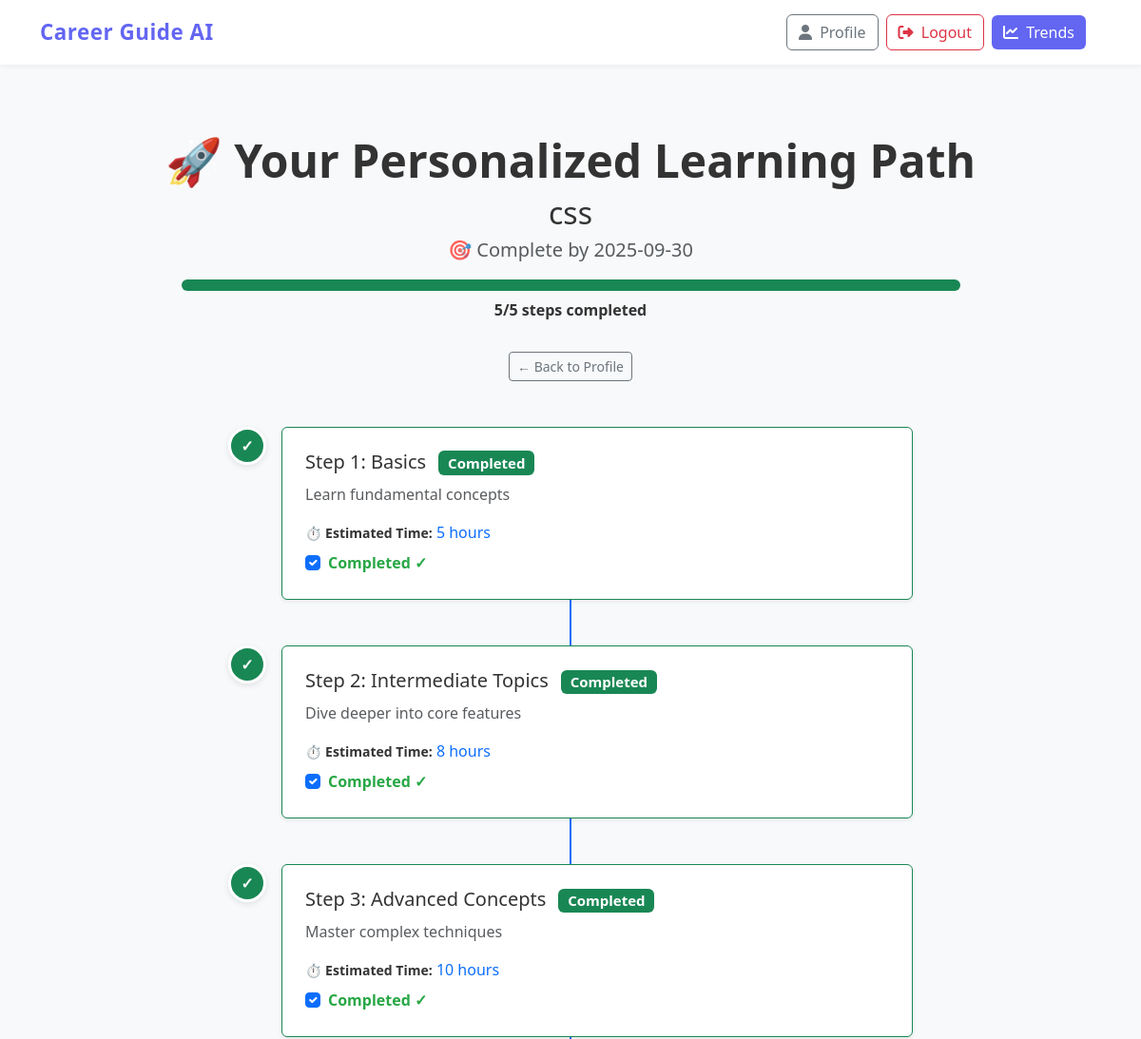
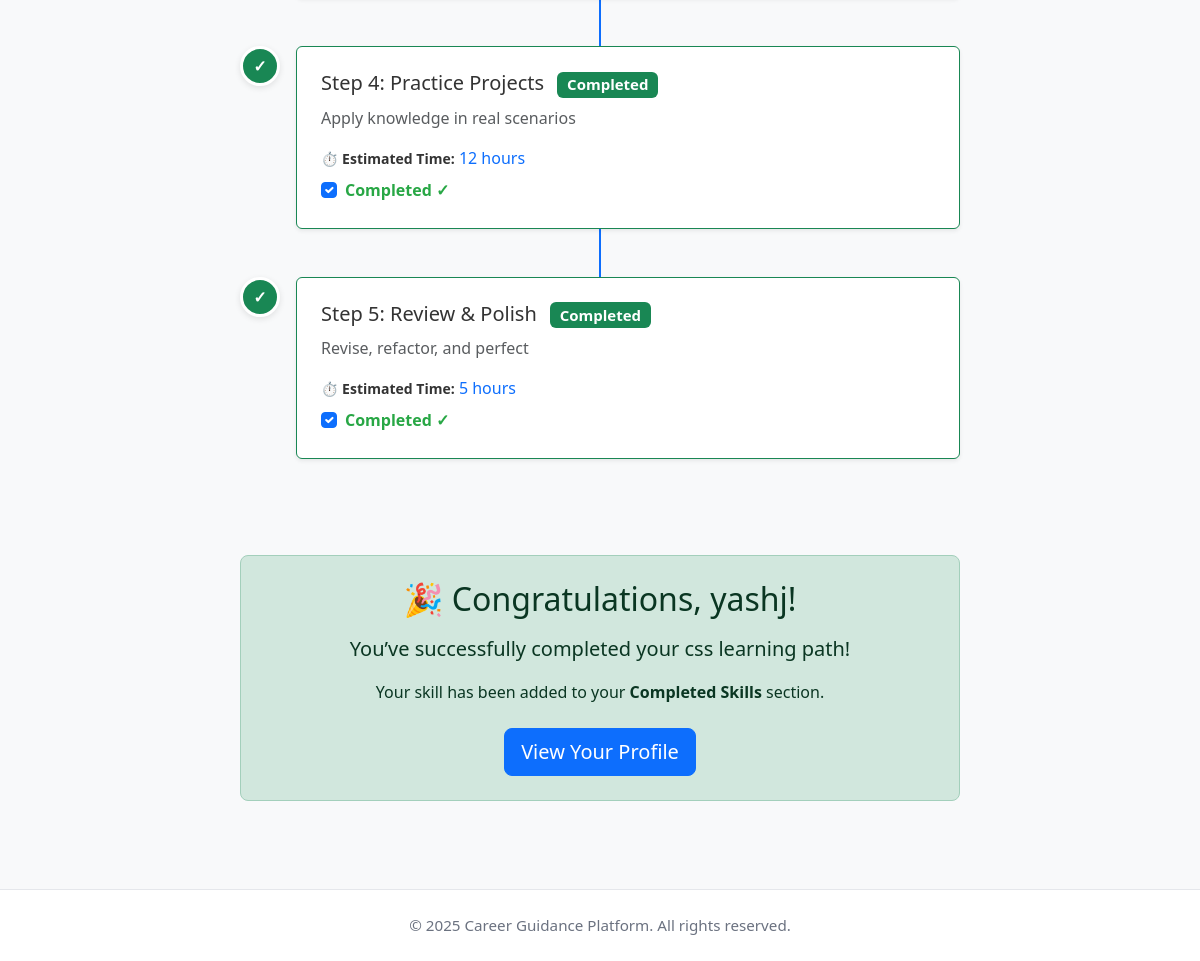
The page /learning_roadmap/10 (signed in) on the database its author committed (2 pictures, top to bottom).
### tables this page shows
CREATE TABLE user_goals (
        id INTEGER PRIMARY KEY AUTOINCREMENT,
        user_id INTEGER NOT NULL,
        skill_name TEXT NOT NULL,
        target_date DATE,
        created_at DATETIME DEFAULT CURRENT_TIMESTAMP,
        status TEXT DEFAULT 'active',
        completed_at DATETIME
    );

CREATE TABLE user_roadmap_steps (
        id INTEGER PRIMARY KEY AUTOINCREMENT,
        goal_id INTEGER NOT NULL,
        step_title TEXT NOT NULL,
        description TEXT,
        estimated_hours INTEGER,
        order_index INTEGER,
        completed BOOLEAN DEFAULT 0,
        completed_at DATETIME,
        FOREIGN KEY(goal_id) REFERENCES user_goals(id) ON DELETE CASCADE
    );

### app.py (the view)
@app.route("/learning_roadmap/<int:goal_id>")
def learning_roadmap(goal_id):
    if "user_id" not in session:
        return redirect(url_for("login"))
    try:
        conn = sqlite3.connect(DB_PATH)
        c = conn.cursor()
        c.execute("""
            SELECT id, skill_name, target_date, status, created_at,
                   (SELECT COUNT(*) FROM user_roadmap_steps WHERE goal_id = user_goals.id) as total_steps,
                   (SELECT COUNT(*) FROM user_roadmap_steps WHERE goal_id = user_goals.id AND completed = 1) as completed_steps
            FROM user_goals
            WHERE id = ? AND user_id = ?
        """, (goal_id, session["user_id"]))
        goal_row = c.fetchone()
        if not goal_row:
            flash("Goal not found or access denied.", "error")
            return redirect(url_for("profile"))
        goal = {
            "id": goal_row[0],
            "skill_name": goal_row[1],
            "target_date": goal_row[2],
            "status": goal_row[3],
            "created_at": goal_row[4],
            "total_steps": goal_row[5],
            "completed_steps": goal_row[6],
            "progress_percent": int(goal_row[6] / goal_row[5] * 100) if goal_row[5] > 0 else 0,
            "pace": classify_learning_pace({
                "total_steps": goal_row[5],
                "completed_steps": goal_row[6],
                "created_at": goal_row[4],
                "target_date": goal_row[2]
            })
        }
        c.execute("""
            SELECT id, step_title, description, estimated_hours, completed
            FROM user_roadmap_steps
            WHERE goal_id = ?
            ORDER BY order_index
        """, (goal_id,))
        steps = []
        for row in c.fetchall():
            steps.append({
                "id": row[0],
                "step_title": row[1],
                "description": row[2],
                "estimated_hours": row[3],
                "completed": bool(row[4])
            })
        conn.close()
        return render_template("learning_roadmap.html", goal=goal, roadmap_steps=steps)
    except sqlite3.Error as e:
        print(f"Database error in learning_roadmap: {e}")
        flash("Error loading roadmap.", "error")
        return redirect(url_for("profile"))

### templates/learning_roadmap.html (shortened to what this page needs)
{% extends "layout.html" %}
{% block content %}
<div class="container py-5">
    <div class="text-center mb-5">
        <h1 class="display-5 fw-bold">🚀 Your Personalized Learning Path</h1>
        <h2 class="mb-1">{{ goal.skill_name }}</h2>
        <p class="lead text-muted">
            {% if goal.target_date %}🎯 Complete by {{ goal.target_date }}{% else %}📅 No deadline set{% endif %}
        </p>
        <div class="progress w-75 mx-auto mt-3" style="height: 12px; border-radius: 6px;">
            <div class="progress-bar bg-success" role="progressbar" style="width: {{ goal.progress_percent }}%" aria-valuenow="{{ goal.progress_percent }}" aria-valuemin="0" aria-valuemax="100"></div>
        </div>
        <p class="mt-2"><strong>{{ goal.completed_steps }}/{{ goal.total_steps }} steps completed</strong></p>
        <a href="{{ url_for('profile') }}" class="btn btn-outline-secondary btn-sm mt-3">
            ← Back to Profile
        </a>
    </div>
    <div class="row justify-content-center">
        <div class="col-lg-8">
            <div class="position-relative">
                {% for step in roadmap_steps %}
                    {% set is_completed = step.completed %}
                    {% set is_current = not step.completed and loop.index0 == goal.completed_steps %}
                    {% set color_class = "bg-success" if is_completed else ("bg-warning" if is_current else "bg-light") %}
                    {% set icon = "✓" if is_completed else (loop.index if not is_completed else "") %}
                    <div class="d-flex mb-5 position-relative" style="z-index: 1;">
                        <div class="flex-shrink-0 me-3 d-flex align-items-center justify-content-center rounded-circle {{ color_class }} text-white" style="width: 40px; height: 40px; font-weight: bold; border: 3px solid white; box-shadow: 0 2px 6px rgba(0,0,0,0.1);">
                            {{ icon }}
                        </div>
                        <div class="flex-grow-1 bg-white p-4 rounded shadow-sm border {{ 'border-success' if is_completed else ('border-warning' if is_current else 'border-light') }}">
                            <h5 class="mb-2">
                                Step {{ loop.index }}: {{ step.step_title }}
                                {% if is_completed %}
                                    <span class="badge bg-success ms-2">Completed</span>
                                {% elif is_current %}
                                    <span class="badge bg-warning text-dark ms-2">Next Up</span>
                                {% endif %}
                            </h5>
                            <p class="text-muted mb-3">{{ step.description }}</p>
                            {% if step.estimated_hours %}
                                <p class="mb-2"><small class="fw-bold">⏱️ Estimated Time:</small> <span class="text-primary">{{ step.estimated_hours }} hours</span></p>
                            {% endif %}
                            <div class="form-check">
                                <input class="form-check-input step-checkbox" type="checkbox" data-step-id="{{ step.id }}" {% if step.completed %}checked{% endif %}>
                                <label class="form-check-label">
                                    {% if step.completed %}
                                        Completed ✓
                                    {% else %}
                                        Mark as Complete
                                    {% endif %}
                                </label>
                            </div>
                        </div>
                    </div>
                {% endfor %}
            </div>
        </div>
    </div>
    {% if goal.status == 'completed' %}
    <div class="row justify-content-center mt-5">
        <div class="col-lg-8">
            <div class="alert alert-success text-center rounded-3 py-4">
                <h2 class="mb-3">🎉 Congratulations, {{ session.username }}!</h2>
                <p class="lead">You’ve successfully completed your <strong>{{ goal.skill_name }}</strong> learning path!</p>
                <p>Your skill has been added to your <strong>Completed Skills</strong> section.</p>
                <a href="{{ url_for('profile') }}" class="btn btn-primary btn-lg mt-2">View Your Profile</a>
            </div>
        </div>
    </div>
    {% endif %}
</div>
{% endblock %}

### templates/layout.html (style rules this page uses)
body { font-family: 'Segoe UI', Tahoma, Geneva, Verdana, sans-serif; background-color: #f8f9fa; color: #333; }

### templates/learning_roadmap.html (style rules this page uses)
.step-checkbox:checked + label { color: #28a745; font-weight: bold; }

### rows shown on the page
user_goals: skill_name "css", target_date "2025-09-30"
user_roadmap_steps: icon "✓", step_title "Basics", description "Learn fundamental concepts", estimated_hours "5", completed "☑", shows "Completed ✓"
user_roadmap_steps: icon "✓", step_title "Intermediate Topics", description "Dive deeper into core features", estimated_hours "8", completed "☑", shows "Completed ✓"
user_roadmap_steps: icon "✓", step_title "Advanced Concepts", description "Master complex techniques", estimated_hours "10", completed "☑", shows "Completed ✓"
user_roadmap_steps: icon "✓", step_title "Practice Projects", description "Apply knowledge in real scenarios", estimated_hours "12", completed "☑", shows "Completed ✓"
user_roadmap_steps: icon "✓", step_title "Review & Polish", description "Revise, refactor, and perfect", estimated_hours "5", completed "☑", shows "Completed ✓"

### other values the page prints
{{ goal.completed_steps }} "5"
{{ goal.total_steps }} "5"
{{ session.username }} "yashj"
